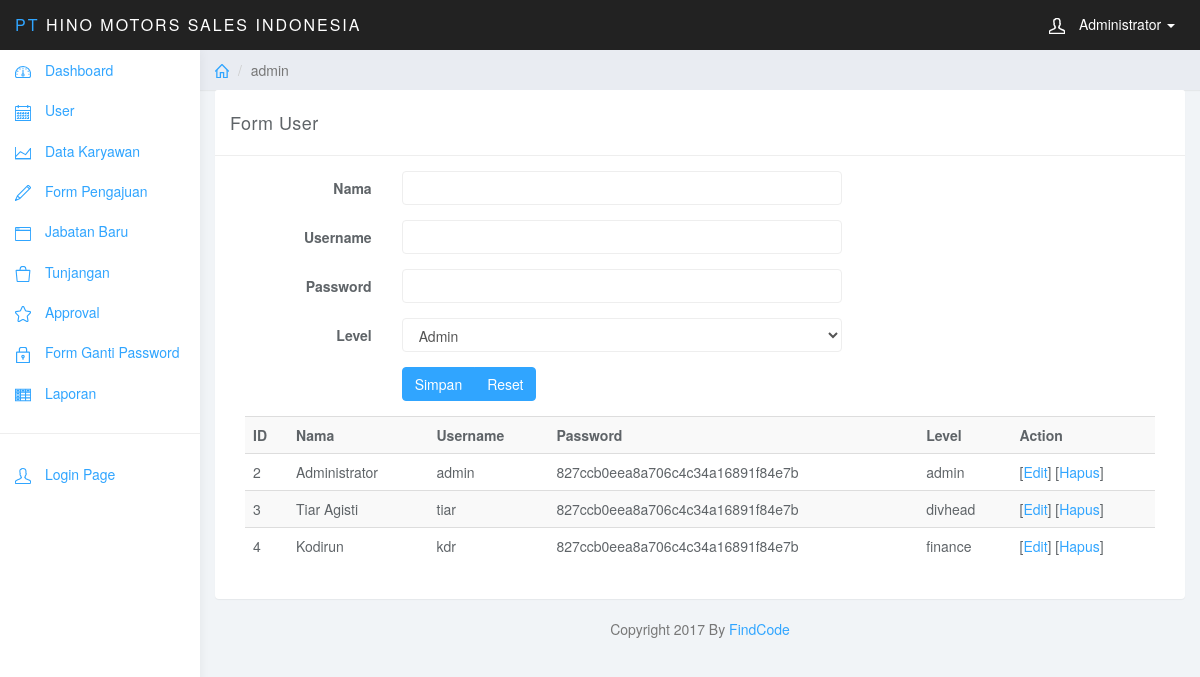
/index.php?page=admin (signed in), run on the app's committed database.
### tables this page shows
CREATE TABLE IF NOT EXISTS `user_tb` (
`id` int(11) NOT NULL,
  `nama` varchar(50) NOT NULL,
  `username` varchar(20) NOT NULL,
  `password` varchar(255) NOT NULL,
  `level` varchar(20) NOT NULL
);

### page/admin.php (the view, shortened to what this page needs)
<div class="panel panel-default">
    <div class="panel-heading">Form User</div>
    <div class="panel-body">
        <div class="col-lg-8">
            <form class="form-horizontal" action="act/usersv.php" method="post">
                <div class="form-group">
                    <label for="" class="control-label col-sm-3">Nama</label>
                    <div class="col-sm-9">
                        <input type="text" name="nama" class="form-control">
                    </div>
                </div>
                <div class="form-group">
                    <label for="" class="control-label col-sm-3">Username</label>
                    <div class="col-sm-9">
                        <input type="text" name="username" class="form-control">
                    </div>
                </div>
                <div class="form-group">
                    <label for="" class="control-label col-sm-3">Password</label>
                    <div class="col-sm-9">
                        <input type="text" name="password" class="form-control">
                    </div>
                </div>
                <div class="form-group">
                    <label for="" class="control-label col-sm-3">Level</label>
                    <div class="col-sm-9">
                        <select class="form-control" name="level">
                            <option value="admin">Admin</option>
                        </select>
                    </div>
                </div>
                <div class="form-group">
                    <div class="btn-group col-sm-9 col-sm-offset-3">
                        <button class="btn btn-primary" type="submit" >Simpan</button>
                        <button class="btn btn-primary" type="reset" >Reset</button>
                    </div>
                </div>
            </form>
        </div>
        <div class="col-lg-4">
        </div>
        <div class="col-sm-12">
            <div class="table-responsive">
                <table class="table table-striped">
                    <tr>
                        <th>ID</th>
                        <th>Nama</th>
                        <th>Username</th>
                        <th>Password</th>
                        <th>Level</th>
                        <th>Action</th>
                    </tr>
                    <?php
                    $r = $con->query("SELECT * FROM user_tb WHERE level <> 'karyawan'");
                    while ($rr = $r->fetch_array()) {
                        ?>
                        <tr>
                            <td><?php echo $rr['id'];?></td>
                            <td><?php echo $rr['nama'];?></td>
                            <td><?php echo $rr['username'];?></td>
                            <td><?php echo $rr['password'];?></td>
                            <td><?php echo $rr['level'];?></td>
                            <td>[<a href="index.php?page=admine&id=<?php echo $rr['id'];?>">Edit</a>] [<a href="act/usdel.php?id=<?php echo $rr['id'];?>" onclick="return confirm('Yakin ingin hapus data ?')">Hapus</a>]</td>
                        </tr>
                        <?php
                    }
                    ?>
                </table>
            </div>
        </div>
    </div>
</div>

### css/styles.css (style rules this page uses)
body { background: #f1f4f7; padding-top: 50px; color: #5f6468; }
a, a:hover, a:focus { color: #30a5ff; }
.form-control { border: 1px solid #eee; box-shadow: none; }
.btn-primary, .btn-primary:hover, .btn-primary:focus, .btn-primary:active, .btn-primary.active, .open > .dropdown-toggle.btn-primary, .btn-primary.disabled, .btn-primary[disabled], fieldset[disabled] .btn-primary, .btn-primary.disabled:hover, .btn-primary[disabled]:hover, fieldset[disabled] .btn-primary:hover, .btn-primary.disabled:focus, .btn-primary[disabled]:focus, fieldset[disabled] .btn-primary:focus, .btn-primary.disabled:active, .btn-primary[disabled]:active, fieldset[disabled] .btn-primary:active, .btn-primary.disabled.active, .btn-primary[disabled].active, fieldset[disabled] .btn-primary.active { background-color: #30a5ff; border-color: #30a5ff; }
.panel { border: 0; }
.panel-heading { font-size: 18px; font-weight: 300; letter-spacing: 0.025em; height: 66px; line-height: 45px; }
.panel-default .panel-heading { background: #fff; border-bottom: 1px solid #eee; color: #5f6468; }
.table { background: #fff; }

### data on the page
user_tb: id "2", nama "Administrator", username "admin", password "827ccb0eea8a706c4c34a16891f84e7b", level "admin"
user_tb: id "3", nama "Tiar Agisti", username "tiar", password "827ccb0eea8a706c4c34a16891f84e7b", level "divhead"
user_tb: id "4", nama "Kodirun", username "kdr", password "827ccb0eea8a706c4c34a16891f84e7b", level "finance"

### other printed values
$u "Administrator"
$page "admin"
